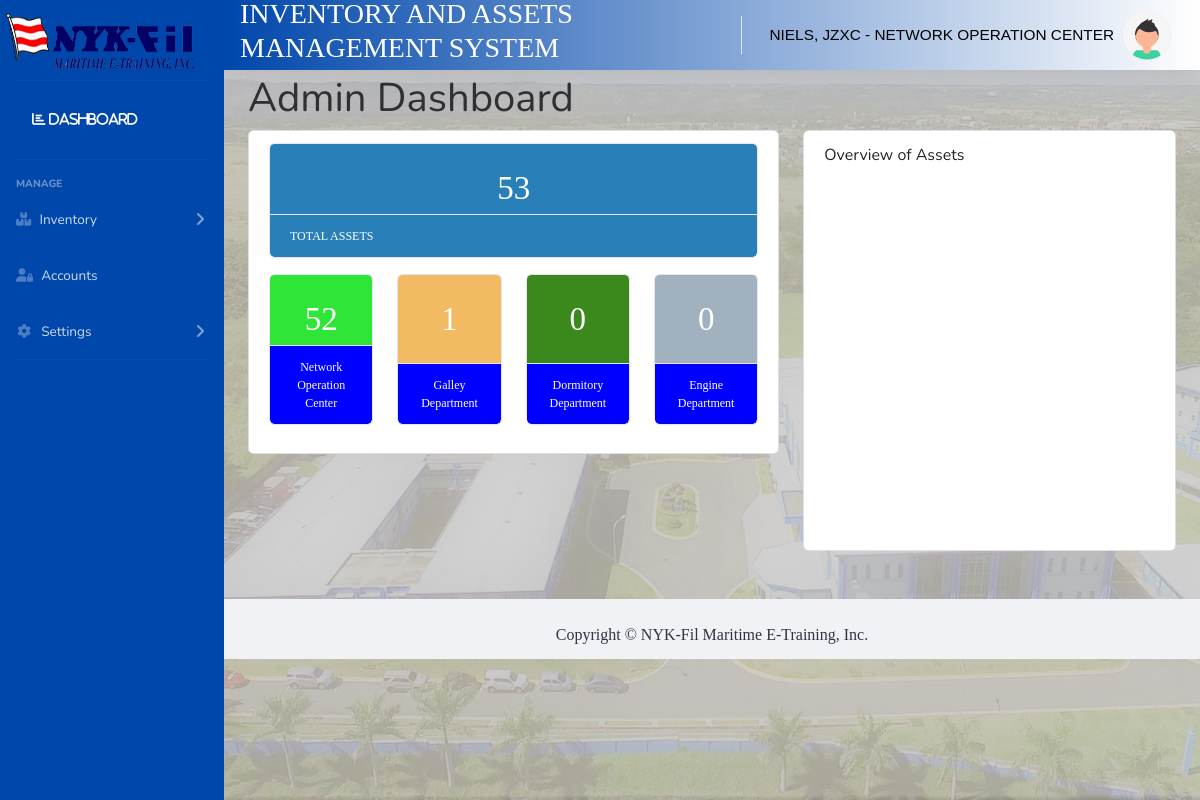
The app's page /pages/dashboard.php (signed in) with its own data.
### tables this page shows
CREATE TABLE `department_tbl` (
  `departmentid` int(11) NOT NULL,
  `department` varchar(255) NOT NULL,
  `dept_deleted` int(11) NOT NULL
);

### pages/dashboardclass.php (the view, shortened to what this page needs)
<?php
function populatedashboard($userdeptid)
{
    try
    {
      if($_SESSION["userlevelid"]=="1")
      {
        include 'C:\xampp\htdocs\netiinv\includes\dbcon.php';
        $statement = $conn->prepare("select * from department_tbl where dept_deleted = 1");
        $statement->execute();
        $result = $statement->get_result();
                while($row = $result->fetch_assoc())
                {
                    $departmentid = $row["departmentid"];
                    $department = $row["department"];
                    $statement2 = $conn->prepare("Select COUNT(itemcode) from inventory_tbl where departmentid = ".$departmentid." ");
                    $statement2->execute();
                    $result2 = $statement2->get_result();
                    $num_rows = mysqli_num_rows($result2);
                    if(empty($num_rows) == true)
                    {
                            $itemcount = "0";
                    }
                    else
                    {
                            if($row2 = $result2->fetch_assoc())
                            {
                              $itemcount = $row2["COUNT(itemcode)"];
                            }
                            else{
                              $itemcount = "0";
                            }
                    }
                    $color = "#".substr(md5(rand()), 0, 6);
                    echo  "<div class='col-xl-3 col-md-4 mb-3' style='text-align:center;'>
                              <div class='card text-white  o-hidden h-100'>
                                <div class='card-body' style='background-color:".$color.";'>
                                  <div style='height:30px;font-family:Calibri;font-size:33px;'>".$itemcount."</div>
                                </div>
                                <a class='card-footer text-white clearfix small ' href='dashboardchartbycategory.php?departmentid=".$departmentid."' target='iframe' style='background-color:blue;'>
                                  <span class='float-left' style='font-size:12px;font-family:Calibri;'>".$department."</span>
                                  <span class='float-right'>
                                  </span>
                                </a>
                              </div>
                            </div>";
                }
      }
    }
    catch (\Exception $e)
    {
    }
}
?>

### records on screen
department_tbl: itemcount "52", department "Network Operation Center"
department_tbl: itemcount "1", department "Galley Department"
department_tbl: itemcount "0", department "Dormitory Department"
department_tbl: itemcount "0", department "Engine Department"

### other values on screen
$userfullname "NIELS, JZXC"
$userdepartment "NETWORK OPERATION CENTER"
$DASHBOARDLABEL "Admin"
$ITEMCOUNT "53"
